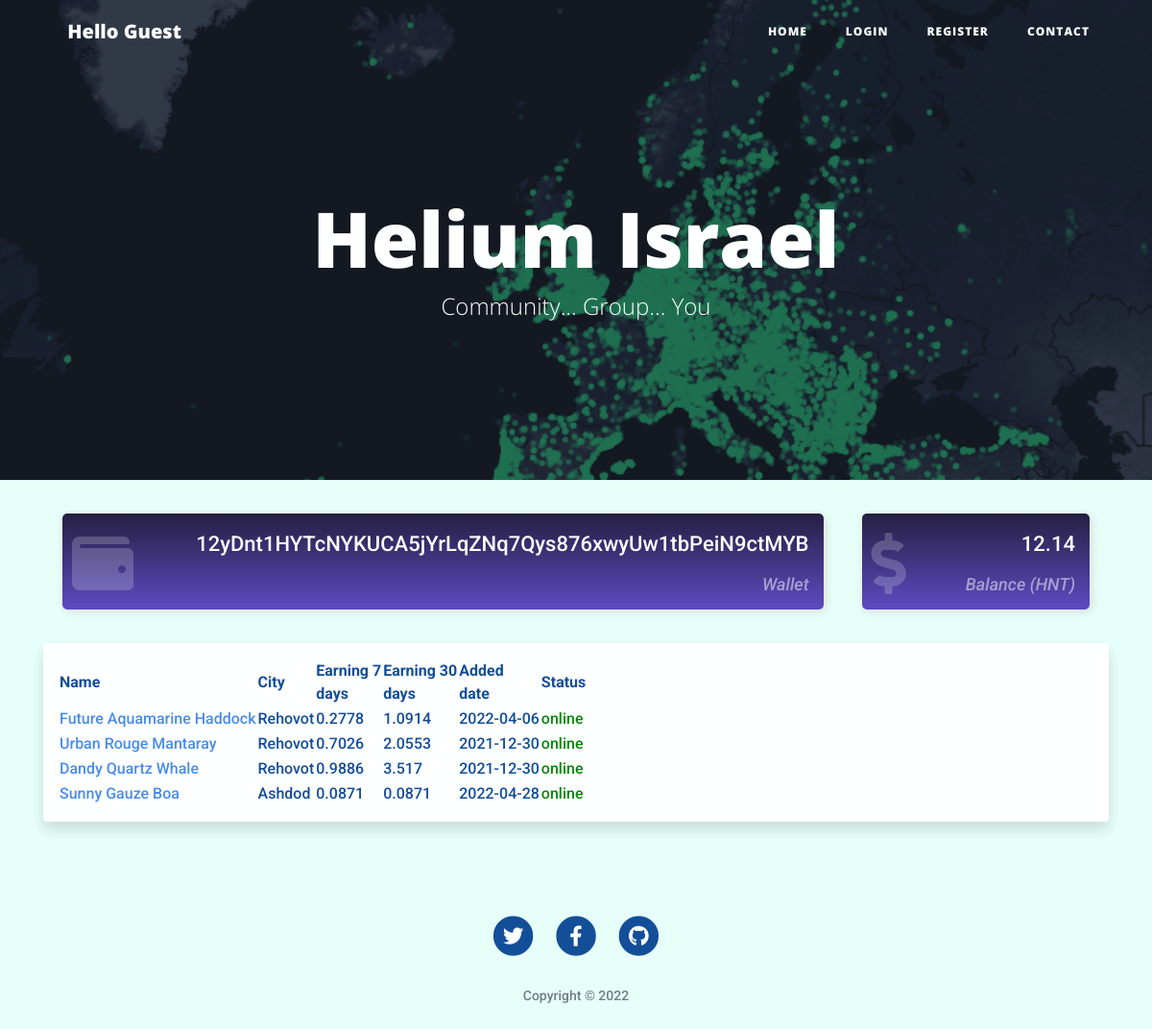
/wallet/12yDnt1HYTcNYKUCA5jYrLqZNq7Qys876xwyUw1tbPeiN9ctMYB, run on an earlier commit of the app's database.
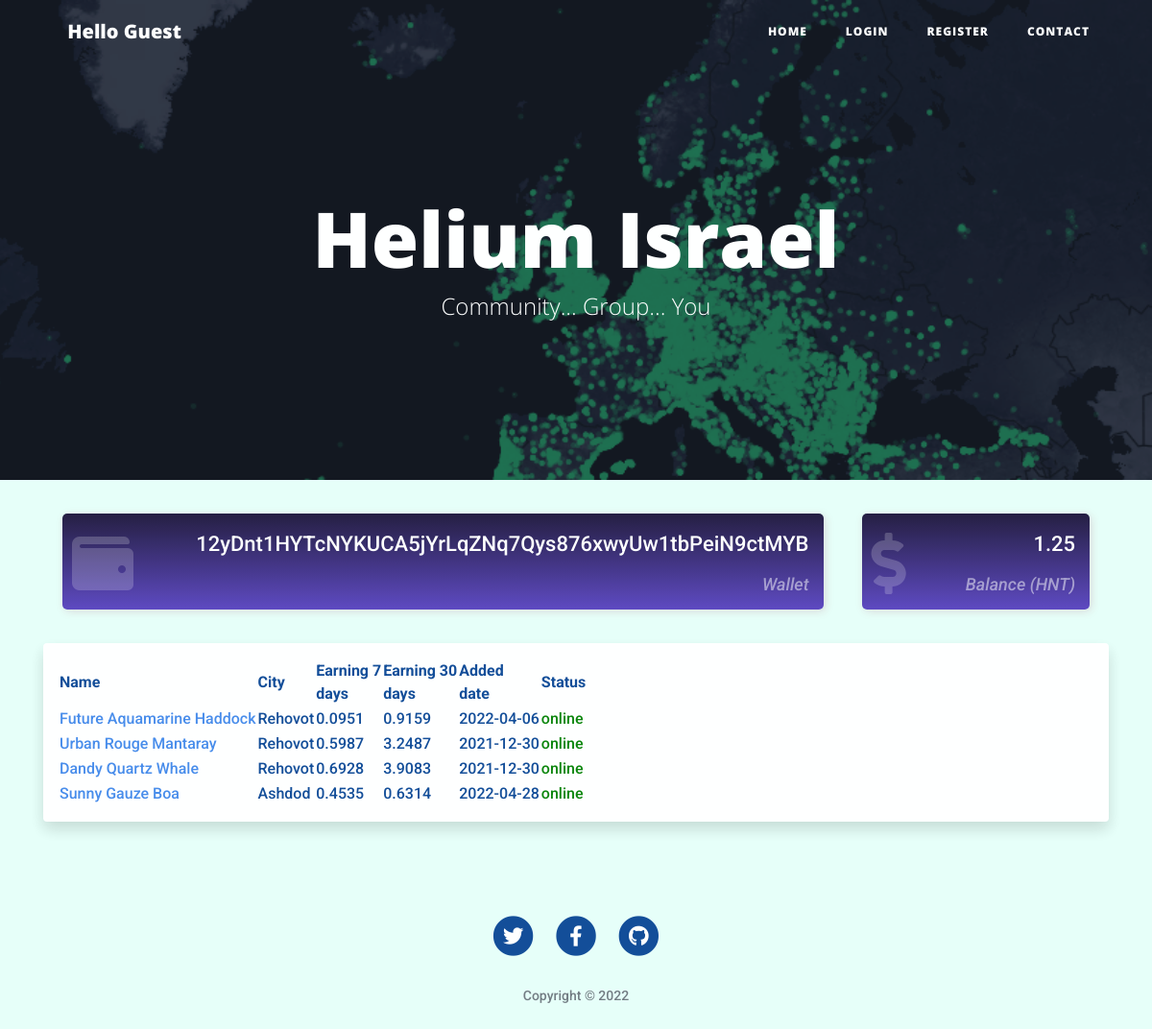
And on a later commit of the database.
### main.py (models this page shows, shortened)
class Wallet(db.Model):
	__tablename__ = "wallets"
	id = db.Column(db.Integer, primary_key=True, nullable=False)
	address = db.Column(db.Text, unique=True, nullable=False)
	balance = db.Column(db.Float)
	miners = relationship("Miner", back_populates="wallet")
	user_id = db.Column(db.Integer, ForeignKey("users.id"))
	user = relationship("User", back_populates="wallets")

class Miner(db.Model):
	__tablename__ = "miners"
	id = db.Column(db.Integer, primary_key=True, nullable=False)
	name = db.Column(db.String(100), unique=True, nullable=False)
	address = db.Column(db.Text, nullable=False)
	added = db.Column(db.DateTime, nullable=False)
	city = db.Column(db.Text)
	country = db.Column(db.Text)
	street = db.Column(db.Text)
	online = db.Column(db.String(20))
	earnings_7 = db.Column(db.Float)
	earnings_30 = db.Column(db.Float)
	wallet_address = db.Column(db.Text, ForeignKey("wallets.address"))
	wallet = relationship("Wallet", back_populates="miners")

### main.py (the view)
@app.route("/wallet/<address>")
def wallet(address):
	wallet = Wallet.query.filter_by(address=address).first()
	israel_miners = []
	abroad_miners = []
	for miner in wallet.miners:
		if miner.country == "Israel":
			israel_miners.append(miner)
		else:
			abroad_miners.append(miner)
	return render_template("wallet.html", miners=israel_miners, miners_abroad=abroad_miners, wallet=wallet)

### templates/wallet.html (shortened to what this page needs)
{% extends 'base.html' %}
{% block h_image %}
<header class="masthead" style="background-image: url({{ url_for('static', filename='img/helium-map.png') }}) ">
    {% endblock h_image %}
    {% block h_title %}
    <h1>Helium Israel</h1>
    <span class="subheading">Community... Group... You</span>
    {% endblock h_title %}
    {% block content %}
    <div class="container">
        <div class="container" id="homepage-counter">
            <div class="row justify-content-center">
                <div class="col-lg-9">
                    <a target="_blank" style="color:#4087ea"
                       href="https://explorer.helium.com/accounts/{{ wallet.address }}">
                        <div class="card-counter danger">
                            <i class="fa fa-wallet"></i>
                            <span id="wallet-special" class="count-numbers">{{ wallet.address }}</span>
                            <span class="count-name">Wallet</span>
                        </div>
                    </a>
                </div>
                <div class="col-lg-3">
                    <a target="_blank" style="color:#4087ea"
                       href="#">
                        <div class="card-counter danger">
                            <i class="fa fa-dollar-sign"></i>
                            <span id="wallet-special"
                                  class="count-numbers">{{ wallet.balance | round(2, 'common') }}</span>
                            <span class="count-name">Balance (HNT)</span>
                        </div>
                    </a>
                </div>
            </div>
        </div>
        <div class="table-responsive shadow p-3 mb-5 bg-body rounded">
            <table name="table" data-toggle="table" data-search="true" data-pagination="true" data-show-columns="true"
                   data-sort-name="added" data-sort-order="desc">
                <thead class="table-headers">
                <th data-field="name" data-valign="middle" data-sortable="true">Name</th>
                <th data-field="city" data-valign="middle" data-sortable="true">City</th>
                <th data-field="earnings-7" data-valign="middle" data-sortable="true">Earning 7<br>days</th>
                <th data-field="earnings-30" data-valign="middle" data-sortable="true">Earning 30<br>days</th>
                <th data-field="added" data-valign="middle" data-sortable="true">Added<br>date</th>
                <th data-field="other-miners" data-valign="middle" data-sortable="true">Status</th>
                </thead>
                <tbody>
                {% for miner in miners %}
                <tr>
                    <td class="align-middle"><a target="_blank" style="color:#4087ea"
                                                href="https://explorer.helium.com/hotspots/{{ miner.address }}">
                        {{ miner.name | replace("-", " ") | title() }}</a></td>
                    <td class="align-middle">{{ miner.city }}</td>
                    <td class="align-middle">{{ miner.earnings_7|round(4) }}</td>
                    <td class="align-middle">{{ miner.earnings_30|round(4) }}</td>
                    {% set list1 = miner.added|string() %}
                    <td class="align-middle">{{ list1[:10] }}</td>
                    {% if miner.online == 'online' %}
                    <td class="align-middle" style="color:green">{{ miner.online }}</td>
                    {% else %}
                    <td class="align-middle" style="color:red">{{ miner.online }}</td>
                    {% endif %}
                </tr>
                {% endfor %}
                </tbody>
            </table>
        </div>
    </div>
    {% endblock content %}

### templates/base.html (shortened to what this page needs)
<!DOCTYPE html>
<html lang="en">
<head>
    {% block head %}
    {% block styling %}
    <link href="{{ url_for('static', filename='vendor/bootstrap/css/bootstrap.min.css') }}" rel="stylesheet">
    <link href="{{ url_for('static', filename='vendor/fontawesome-free/css/all.min.css')}}" rel="stylesheet"
          type="text/css">
    <link href="{{ url_for('static', filename='css/clean-blog.min.css')}}" rel="stylesheet">
    <link href="https://unpkg.com/bootstrap-table@1.19.1/dist/bootstrap-table.min.css" rel="stylesheet">
    {% endblock styling %}
    {% endblock head %}
</head>
<body>
<nav class="navbar navbar-expand-lg navbar-light fixed-top" id="mainNav">
    <div class="container">
        {% if current_user.is_active %}
        <a class="navbar-brand" href="{{ url_for('dashboard') }}"><img id="gravatar" src="{{ current_user.email | gravatar }}" alt="">
             {{ current_user.name }}</a>
        {% else %}
        <a class="navbar-brand" href="{{ url_for('dashboard') }}"><img id="gravatar" src="#" alt="">
             Hello Guest</a>
        {% endif %}
        <div class="collapse navbar-collapse" id="navbarResponsive">
            <ul class="navbar-nav ml-auto float-right">
                <li class="nav-item">
                    <a class="nav-link" href="{{ url_for('home') }}">Home</a>
                </li>
                {% if not current_user.is_active %}
                <li class="nav-item">
                    <a class="nav-link" href="{{ url_for('login') }}">Login</a>
                </li>
                <li class="nav-item">
                    <a class="nav-link" href="{{ url_for('register') }}">Register</a>
                </li>
                {% endif %}
                <li class="nav-item">
                    <a class="nav-link" href="{{ url_for('home') }}">Contact</a>
                </li>
            </ul>
        </div>
    </div>
</nav>
{% block h_image %} {% endblock h_image %}
<div class="overlay"></div>
<div class="container">
    <div class="row">
        <div class="col-lg-8 col-md-10 mx-auto">
            <div class="site-heading">
                {% block h_title %} {% endblock h_title %}
            </div>
        </div>
    </div>
</div>
</header>
{% block content %}
{% endblock content %}
{% block footer %}
<footer>
    <div class="container">
        <div class="row">
            <div class="col-lg-8 col-md-10 mx-auto">
                <ul class="list-inline text-center">
                    <li class="list-inline-item">
                        <a href="#">
                <span class="fa-stack fa-lg">
                  <i class="fas fa-circle fa-stack-2x"></i>
                  <i class="fab fa-twitter fa-stack-1x fa-inverse"></i>
                </span>
                        </a>
                    </li>
                    <li class="list-inline-item">
                        <a href="#">
                <span class="fa-stack fa-lg">
                  <i class="fas fa-circle fa-stack-2x"></i>
                  <i class="fab fa-facebook-f fa-stack-1x fa-inverse"></i>
                </span>
                        </a>
                    </li>
                    <li class="list-inline-item">
                        <a href="#">
                <span class="fa-stack fa-lg">
                  <i class="fas fa-circle fa-stack-2x"></i>
                  <i class="fab fa-github fa-stack-1x fa-inverse"></i>
                </span>
                        </a>
                    </li>
                </ul>
                <p class="copyright text-muted">Copyright &copy; 2022</p>
            </div>
        </div>
    </div>
</footer>
{% endblock footer %}
</body>
</html>

What changed in the data, as far as the page shows it:
changed Wallet "12yDnt1HYTcNYKUCA5jYrLqZNq7Qys876xwyUw1tbPeiN9ctMYB": balance "12.14" → "1.25"
changed Miner "Future Aquamarine Haddock": earnings_7 "0.2778" → "0.0951"; earnings_30 "1.0914" → "0.9159"
changed Miner "Urban Rouge Mantaray": earnings_7 "0.7026" → "0.5987"; earnings_30 "2.0553" → "3.2487"
changed Miner "Dandy Quartz Whale": earnings_7 "0.9886" → "0.6928"; earnings_30 "3.517" → "3.9083"
changed Miner "Sunny Gauze Boa": earnings_7 "0.0871" → "0.4535"; earnings_30 "0.0871" → "0.6314"
